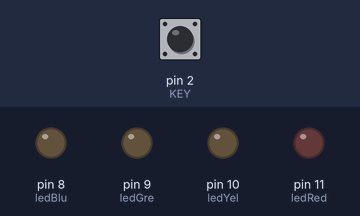
Recording of a sketch running on a simulated Arduino Uno, built with avr-gcc and run on an emulated ATmega328P. Parts: output pins drawn as LEDs (lit = HIGH). The inputs (shaded band) are chosen by the test bench; at power-on: pin 2 (KEY) LOW.

Above: at 1.2 s.
1.3 s: pin 2 (KEY) pulled HIGH for 0.15 s
At 1.7 s:
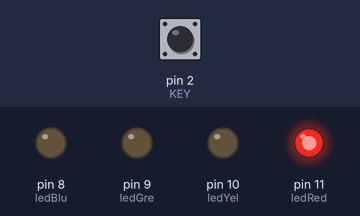
4.4 s: pin 2 (KEY) pulled HIGH for 1 s
At 5.7 s:
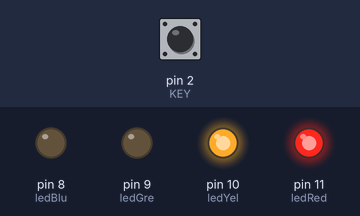
8.3 s: pin 2 (KEY) pulled HIGH for 3.2 s
At 9.7 s:
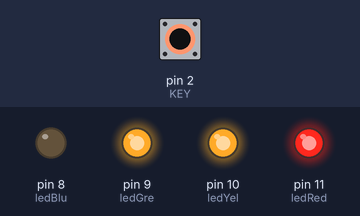
Timing chart, 0 to 13.3 s (numbered marks = the images above; inputs shaded):
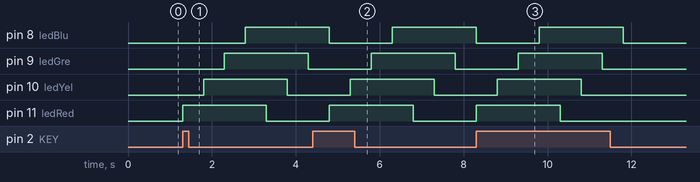

The sketch:

lesson8.ino
```cpp
int ledRed = 11;
int ledYel = 10;
int ledGre = 9;
int ledBlu = 8;
int KEY = 2;                 // Connect Touch sensor on Digital Pin 2

void setup(){
  pinMode(ledRed, OUTPUT);
  pinMode(ledYel, OUTPUT);
  pinMode(ledGre, OUTPUT);
  pinMode(ledBlu, OUTPUT);
  pinMode(KEY, INPUT);       //Set touch sensor pin to input mode
}

void loop(){
   if(digitalRead(KEY)==HIGH) {      //Read Touch sensor signal
        digitalWrite(ledRed, HIGH);
        delay(500);
        digitalWrite(ledYel, HIGH);
        delay(500);
        digitalWrite(ledGre, HIGH);
        delay(500);
        digitalWrite(ledBlu, HIGH);
        delay(500);
        digitalWrite(ledRed, LOW);
        delay(500);
        digitalWrite(ledYel, LOW);
        delay(500);
        digitalWrite(ledGre, LOW);
        delay(500);
        digitalWrite(ledBlu, LOW);
     }
   else
   {
        digitalWrite(ledRed, LOW);    // if Touch sensor is LOW, then turn off the led
        digitalWrite(ledYel, LOW);
        digitalWrite(ledGre, LOW);
        digitalWrite(ledBlu, LOW);
   }
}
```

Measured:
- after the input at 1.3 s, pin 8 (ledBlu): LOW → HIGH after 1.5 s; pin 9 (ledGre): LOW → HIGH after 1.0 s, → LOW 2.0 s later; pin 10 (ledYel): LOW → HIGH after 0.50 s, → LOW 2.0 s later; pin 11 (ledRed): LOW → HIGH at once, → LOW 2.0 s later
- after the input at 4.4 s, pin 9 (ledGre): LOW → HIGH after 1.4 s, → LOW 2.0 s later; pin 10 (ledYel): LOW → HIGH after 0.90 s, → LOW 2.0 s later; pin 11 (ledRed): LOW → HIGH after 0.40 s, → LOW 2.0 s later
- after the input at 8.3 s, pin 9 (ledGre): LOW → HIGH after 1.0 s, → LOW 2.0 s later; pin 10 (ledYel): LOW → HIGH after 0.50 s, → LOW 2.0 s later; pin 11 (ledRed): LOW → HIGH at once, → LOW 2.0 s later
